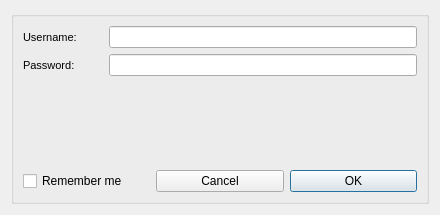
<?xml version="1.0" encoding="UTF-8"?>
<ui version="4.0">
 <class>UILogin</class>
 <widget class="QDialog" name="UILogin">
  <property name="geometry">
   <rect>
    <x>0</x>
    <y>0</y>
    <width>440</width>
    <height>215</height>
   </rect>
  </property>
  <property name="sizePolicy">
   <sizepolicy hsizetype="Fixed" vsizetype="Fixed">
    <horstretch>0</horstretch>
    <verstretch>0</verstretch>
   </sizepolicy>
  </property>
  <property name="windowTitle">
   <string>DB Login</string>
  </property>
  <layout class="QGridLayout" name="gridLayout_2">
   <item row="0" column="0" rowspan="2">
    <widget class="QGroupBox" name="groupBox">
     <property name="title">
      <string/>
     </property>
     <layout class="QGridLayout" name="gridLayout_5">
      <item row="1" column="0">
       <widget class="QLabel" name="label_warning">
        <property name="mouseTracking">
         <bool>true</bool>
        </property>
        <property name="text">
         <string>&lt;html&gt;&lt;head/&gt;&lt;body&gt;&lt;p align=&quot;center&quot;&gt;&lt;br/&gt;&lt;/p&gt;&lt;/body&gt;&lt;/html&gt;</string>
        </property>
       </widget>
      </item>
      <item row="0" column="0">
       <layout class="QGridLayout" name="gridLayout">
        <item row="0" column="1">
         <widget class="QLineEdit" name="lineEdit_User">
          <property name="text">
           <string/>
          </property>
          <property name="echoMode">
           <enum>QLineEdit::Normal</enum>
          </property>
         </widget>
        </item>
        <item row="1" column="1">
         <widget class="QLineEdit" name="lineEdit_PW">
          <property name="cursor">
           <cursorShape>IBeamCursor</cursorShape>
          </property>
          <property name="echoMode">
           <enum>QLineEdit::Password</enum>
          </property>
         </widget>
        </item>
        <item row="1" column="0">
         <widget class="QLabel" name="label_PW">
          <property name="minimumSize">
           <size>
            <width>80</width>
            <height>0</height>
           </size>
          </property>
          <property name="maximumSize">
           <size>
            <width>80</width>
            <height>16777215</height>
           </size>
          </property>
          <property name="font">
           <font>
            <pointsize>8</pointsize>
           </font>
          </property>
          <property name="text">
           <string>Password:</string>
          </property>
         </widget>
        </item>
        <item row="0" column="0">
         <widget class="QLabel" name="label_User">
          <property name="minimumSize">
           <size>
            <width>80</width>
            <height>0</height>
           </size>
          </property>
          <property name="maximumSize">
           <size>
            <width>80</width>
            <height>16777215</height>
           </size>
          </property>
          <property name="font">
           <font>
            <pointsize>8</pointsize>
           </font>
          </property>
          <property name="text">
           <string>Username:</string>
          </property>
         </widget>
        </item>
       </layout>
      </item>
      <item row="2" column="0">
       <layout class="QGridLayout" name="gridLayout_3">
        <item row="0" column="1">
         <widget class="QPushButton" name="pushButton_Cancel">
          <property name="text">
           <string>Cancel</string>
          </property>
         </widget>
        </item>
        <item row="0" column="2">
         <widget class="QPushButton" name="pushButton_OK">
          <property name="text">
           <string>OK</string>
          </property>
          <property name="default">
           <bool>true</bool>
          </property>
         </widget>
        </item>
        <item row="0" column="0">
         <widget class="QCheckBox" name="cB_Remember">
          <property name="text">
           <string>Remember me</string>
          </property>
         </widget>
        </item>
       </layout>
      </item>
     </layout>
    </widget>
   </item>
  </layout>
 </widget>
 <tabstops>
  <tabstop>lineEdit_PW</tabstop>
  <tabstop>cB_Remember</tabstop>
  <tabstop>pushButton_Cancel</tabstop>
  <tabstop>pushButton_OK</tabstop>
  <tabstop>lineEdit_User</tabstop>
 </tabstops>
 <resources/>
 <connections/>
</ui>
